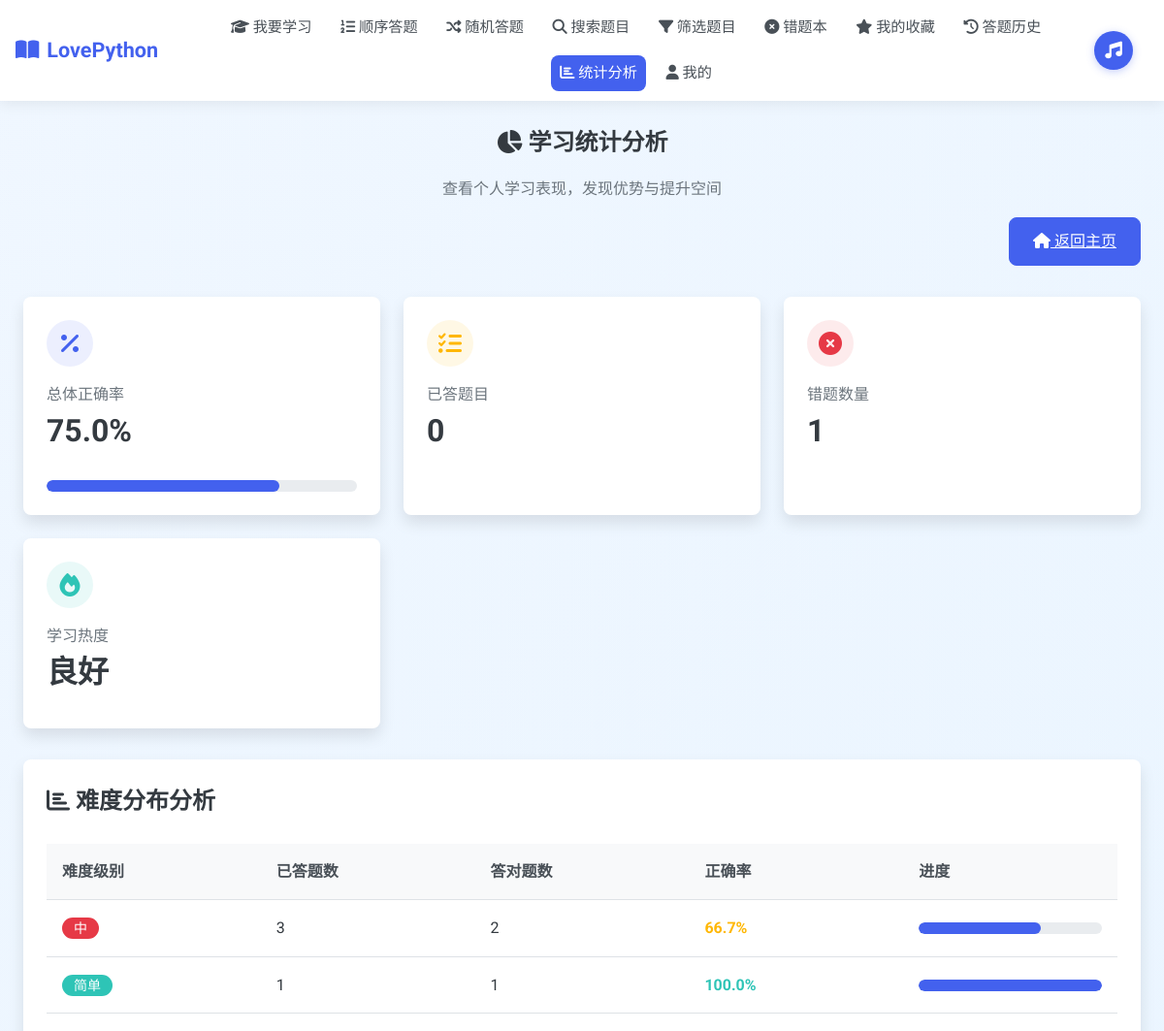
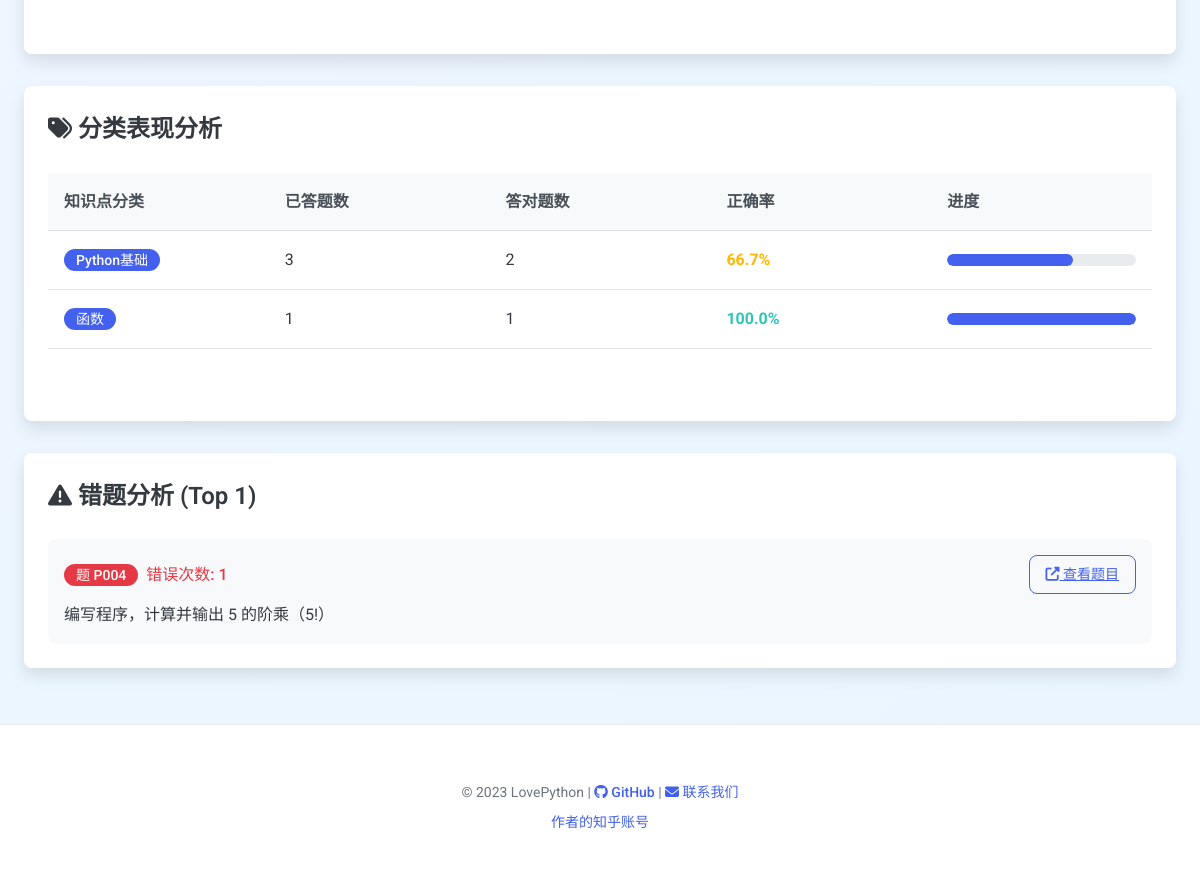
The app's page /statistics (signed in) with its own data (2 pictures, top to bottom).
### tables this page shows
CREATE TABLE questions (
        id TEXT PRIMARY KEY,
        stem TEXT NOT NULL,
        answer TEXT NOT NULL,
        difficulty TEXT,
        qtype TEXT,
        category TEXT,
        options TEXT, -- JSON stored options
        created_at DATETIME DEFAULT CURRENT_TIMESTAMP
    );

### app.py (the view)
@app.route('/statistics')
@login_required
def statistics():
    user_id = get_user_id()
    conn = get_db()
    c = conn.cursor()
    c.execute('''
        SELECT
            COUNT(*) as total,
            SUM(correct) as correct_count
        FROM history
        WHERE user_id=?
    ''', (user_id,))
    row = c.fetchone()
    total = row['total'] if row['total'] else 0
    correct_count = row['correct_count'] if row['correct_count'] else 0
    overall_accuracy = (correct_count/total*100) if total>0 else 0
    c.execute('''
        SELECT
            q.difficulty,
            COUNT(*) as total,
            SUM(h.correct) as correct_count
        FROM history h
        JOIN questions q ON h.question_id=q.id
        WHERE h.user_id=?
        GROUP BY q.difficulty
    ''', (user_id,))
    difficulty_stats = []
    for r in c.fetchall():
        difficulty_stats.append({
            'difficulty': r['difficulty'] or '未分类',
            'total': r['total'],
            'correct_count': r['correct_count'],
            'accuracy': (r['correct_count']/r['total']*100) if r['total']>0 else 0
        })
    c.execute('''
        SELECT
            q.category,
            COUNT(*) as total,
            SUM(h.correct) as correct_count
        FROM history h
        JOIN questions q ON h.question_id=q.id
        WHERE h.user_id=?
        GROUP BY q.category
    ''', (user_id,))
    category_stats = []
    for r in c.fetchall():
        category_stats.append({
            'category': r['category'] or '未分类',
            'total': r['total'],
            'correct_count': r['correct_count'],
            'accuracy': (r['correct_count']/r['total']*100) if r['total']>0 else 0
        })
    c.execute('''
        SELECT
            h.question_id,
            COUNT(*) as wrong_times,
            q.stem
        FROM history h
        JOIN questions q ON h.question_id=q.id
        WHERE h.user_id=? AND h.correct=0
        GROUP BY h.question_id
        ORDER BY wrong_times DESC
        LIMIT 10
    ''', (user_id,))
    worst_questions = []
    for r in c.fetchall():
        worst_questions.append({
            'question_id': r['question_id'],
            'stem': r['stem'],
            'wrong_times': r['wrong_times']
        })
    c.execute('''
        SELECT
            id,
            mode,
            start_time,
            score,
            (SELECT COUNT(*) FROM JSON_EACH(question_ids)) as question_count
        FROM exam_sessions
        WHERE user_id=? AND completed=1
        ORDER BY start_time DESC
        LIMIT 5
    ''', (user_id,))
    recent_exams = []
    for r in c.fetchall():
        recent_exams.append({
            'id': r['id'],
            'mode': r['mode'],
            'start_time': r['start_time'],
            'score': r['score'],
            'question_count': r['question_count']
        })
    conn.close()
    return render_template('statistics.html',
                          overall_accuracy=overall_accuracy,
                          difficulty_stats=difficulty_stats,
                          category_stats=category_stats,
                          worst_questions=worst_questions,
                          recent_exams=recent_exams)

### app.py (called while the page is built)
def get_db():
    conn = sqlite3.connect('database.db')
    conn.row_factory = sqlite3.Row
    return conn

def login_required(f):
    @wraps(f)
    def decorated_function(*args, **kwargs):
        if not is_logged_in():
            flash("请先登录后再访问该页面", "error")
            return redirect(url_for('login', next=request.url))
        return f(*args, **kwargs)
    return decorated_function

def is_logged_in():
    return 'user_id' in session

def get_user_id():
    return session.get('user_id')

### templates/statistics.html (shortened to what this page needs)
{% extends 'base.html' %}
{% block content %}
<div class="statistics-header mb-4">
    <h1 class="card-title mb-2"><i class="fas fa-chart-pie"></i> 学习统计分析</h1>
    <p class="text-muted">查看个人学习表现，发现优势与提升空间</p>
    <div class="text-right mt-2">
        <a href="{{ url_for('index') }}" class="btn btn-primary">
            <i class="fas fa-home"></i> 返回主页
        </a>
    </div>
</div>
<div class="card-grid mb-4">
    <div class="stat-card">
        <div class="stat-icon">
            <i class="fas fa-percentage"></i>
        </div>
        <div class="stat-label">总体正确率</div>
        <div class="stat-value">{{ overall_accuracy|round(1) }}%</div>
        <div class="progress-bar-container mt-2">
            <div class="progress-bar
                {% if overall_accuracy < 60 %}bg-danger
                {% elif overall_accuracy < 80 %}bg-warning
                {% else %}bg-success{% endif %}"
                style="width: {{ overall_accuracy }}%;">
            </div>
        </div>
    </div>
    <div class="stat-card">
        <div class="stat-icon" style="background-color: rgba(255, 183, 3, 0.1); color: var(--warning-color);">
            <i class="fas fa-tasks"></i>
        </div>
        <div class="stat-label">已答题目</div>
        <div class="stat-value">
            {% if difficulty_stats|length > 0 %}
                {% set total_answered = 0 %}
                {% for stat in difficulty_stats %}
                    {% set total_answered = total_answered + stat.total %}
                {% endfor %}
                {{ total_answered }}
            {% else %}
                0
            {% endif %}
        </div>
    </div>
    <div class="stat-card">
        <div class="stat-icon" style="background-color: rgba(230, 57, 70, 0.1); color: var(--danger-color);">
            <i class="fas fa-times-circle"></i>
        </div>
        <div class="stat-label">错题数量</div>
        <div class="stat-value">
            {% if worst_questions|length > 0 %}
                {{ worst_questions|length }}
            {% else %}
                0
            {% endif %}
        </div>
    </div>
    <div class="stat-card">
        <div class="stat-icon" style="background-color: rgba(46, 196, 182, 0.1); color: var(--success-color);">
            <i class="fas fa-fire"></i>
        </div>
        <div class="stat-label">学习热度</div>
        <div class="stat-value">
            {% if difficulty_stats|length > 0 %}
                {% if recent_exams and recent_exams|length > 0 %}
                    优秀
                {% else %}
                    良好
                {% endif %}
            {% else %}
                待提升
            {% endif %}
        </div>
    </div>
</div>
<div class="statistics-section mb-4">
    <div class="card">
        <h2 class="card-title mb-3"><i class="fas fa-chart-bar"></i> 难度分布分析</h2>
        <div class="table-container">
            <table class="table">
                <thead>
                    <tr>
                        <th>难度级别</th>
                        <th>已答题数</th>
                        <th>答对题数</th>
                        <th>正确率</th>
                        <th>进度</th>
                    </tr>
                </thead>
                <tbody>
                    {% for stat in difficulty_stats %}
                    <tr>
                        <td>
                            <span class="badge
                                {% if stat.difficulty == '简单' or stat.difficulty == '无' %}badge-success
                                {% elif stat.difficulty == '中等' %}badge-warning
                                {% else %}badge-danger{% endif %}">
                                {{ stat.difficulty }}
                            </span>
                        </td>
                        <td>{{ stat.total }}</td>
                        <td>{{ stat.correct_count }}</td>
                        <td class="font-weight-bold
                            {% if stat.accuracy < 60 %}text-danger
                            {% elif stat.accuracy < 80 %}text-warning
                            {% else %}text-success{% endif %}">
                            {{ stat.accuracy|round(1) }}%
                        </td>
                        <td>
                            <div class="progress-bar-container">
                                <div class="progress-bar
                                    {% if stat.accuracy < 60 %}bg-danger
                                    {% elif stat.accuracy < 80 %}bg-warning
                                    {% else %}bg-success{% endif %}"
                                    style="width: {{ stat.accuracy }}%;">
                                </div>
                            </div>
                        </td>
                    </tr>
                    {% endfor %}
                </tbody>
            </table>
        </div>
    </div>
</div>
{% if category_stats and category_stats|length > 0 %}
<div class="statistics-section mb-4">
    <div class="card">
        <h2 class="card-title mb-3"><i class="fas fa-tags"></i> 分类表现分析</h2>
        <div class="table-container">
            <table class="table">
                <thead>
                    <tr>
                        <th>知识点分类</th>
                        <th>已答题数</th>
                        <th>答对题数</th>
                        <th>正确率</th>
                        <th>进度</th>
                    </tr>
                </thead>
                <tbody>
                    {% for stat in category_stats %}
                    <tr>
                        <td>
                            <span class="badge badge-primary">{{ stat.category }}</span>
                        </td>
                        <td>{{ stat.total }}</td>
                        <td>{{ stat.correct_count }}</td>
                        <td class="font-weight-bold
                            {% if stat.accuracy < 60 %}text-danger
                            {% elif stat.accuracy < 80 %}text-warning
                            {% else %}text-success{% endif %}">
                            {{ stat.accuracy|round(1) }}%
                        </td>
                        <td>
                            <div class="progress-bar-container">
                                <div class="progress-bar
                                    {% if stat.accuracy < 60 %}bg-danger
                                    {% elif stat.accuracy < 80 %}bg-warning
                                    {% else %}bg-success{% endif %}"
                                    style="width: {{ stat.accuracy }}%;">
                                </div>
                            </div>
                        </td>
                    </tr>
                    {% endfor %}
                </tbody>
            </table>
        </div>
    </div>
</div>
{% endif %}
<div class="statistics-section mb-4">
    <div class="card">
        <h2 class="card-title mb-3"><i class="fas fa-exclamation-triangle"></i> 错题分析 (Top {{ worst_questions|length }})</h2>
        {% if worst_questions|length > 0 %}
            <div class="wrong-questions-list">
                {% for q in worst_questions %}
                <div class="wrong-question-item">
                    <div class="wrong-question-header">
                        <div class="wrong-question-id">
                            <span class="badge badge-danger">题 {{ q.question_id }}</span>
                            <span class="wrong-count">错误次数: {{ q.wrong_times }}</span>
                        </div>
                        <a href="{{ url_for('show_question', qid=q.question_id) }}" class="btn btn-sm btn-outline-primary">
                            <i class="fas fa-external-link-alt"></i> 查看题目
                        </a>
                    </div>
                    <p class="wrong-question-stem">{{ q.stem }}</p>
                </div>
                {% endfor %}
            </div>
        {% else %}
            <div class="empty-state text-center py-5">
                <i class="fas fa-check-circle" style="font-size: 3rem; color: var(--success-color); margin-bottom: 1rem;"></i>
                <h3>暂无错题记录</h3>
                <p class="text-muted">继续保持良好状态！</p>
            </div>
        {% endif %}
    </div>
</div>
{% endblock %}

### templates/base.html (style rules this page uses)
body { position: relative; min-height: 100vh; }

### templates/statistics.html (style rules this page uses)
.statistics-header { text-align: center; }
.wrong-questions-list { display: flex; flex-direction: column; gap: 1rem; }
.wrong-question-item { background-color: var(--gray-100); border-radius: var(--border-radius); padding: 1rem; transition: var(--transition); }
.wrong-question-header { display: flex; justify-content: space-between; align-items: center; margin-bottom: 0.5rem; }
.wrong-question-id { display: flex; align-items: center; gap: 0.5rem; }
.wrong-count { color: var(--danger-color); font-weight: 500; }
.wrong-question-stem { margin: 0; color: var(--gray-800); }

### records on screen
questions: question_id "P004", wrong_times "1", stem "编写程序，计算并输出 5 的阶乘（5!）"

### other values on screen
{{ overall_accuracy|round(1) }} "75.0"
{{ total_answered }} "0"
{{ worst_questions|length }} "1"
{{ stat.difficulty }} "中" "简单"
{{ stat.total }} "3" "1"
{{ stat.correct_count }} "2" "1"
{{ stat.accuracy|round(1) }} "66.7" "100.0"
{{ stat.category }} "Python基础" "函数"
{{ current_year|default(2023) }} "2023"
